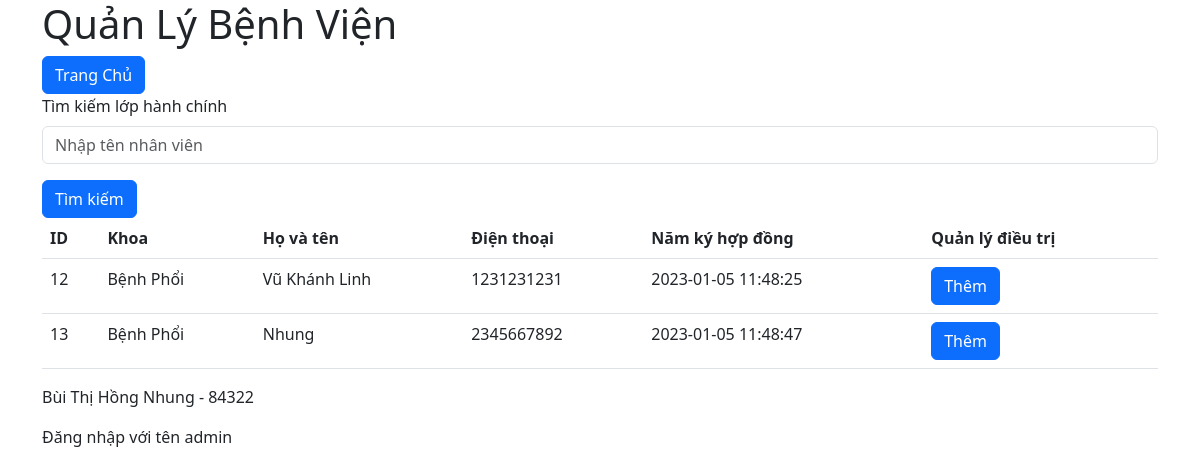
The app's page /dsnhanvien.php (signed in) with its own data.
### tables this page shows
CREATE TABLE `nhanvien` (
  `ID` int(11) NOT NULL,
  `khoa_id` int(11) NOT NULL,
  `hovaten` varchar(255) NOT NULL,
  `dienthoai` varchar(10) NOT NULL,
  `namkyhopdong` datetime NOT NULL
);

CREATE TABLE `khoa` (
  `ID` int(11) NOT NULL,
  `namthanhlap` int(11) NOT NULL,
  `ten` varchar(255) NOT NULL
);

### dsnhanvien.php (the view)
<?php
require_once 'header.php';
require_once 'connect.php';
if (isset($_GET['hovaten'])) {
    $hovaten = $_GET['hovaten'];
    $sql = "SELECT nhanvien.*, khoa.ten FROM nhanvien INNER JOIN khoa ON nhanvien.khoa_id = khoa.id WHERE
    hovaten LIKE '%$hovaten%'";
    $stmt = $pdo->query($sql);
    $items = $stmt->fetchAll(PDO::FETCH_ASSOC);
} else {
    $sql = "SELECT nhanvien.*, khoa.ten FROM nhanvien INNER JOIN khoa ON nhanvien.khoa_id = khoa.id";
$stmt = $pdo->query($sql);
$items = $stmt->fetchAll(PDO::FETCH_ASSOC);
}
?>
<div class="nav">
    <a href="index.php"
       class="btn btn-primary me-3">Trang Chủ</a>
</div>
<form>
    <label class="form-label">Tìm kiếm lớp hành chính</label>
    <input type="text" class="form-control"  name="hovaten" placeholder="Nhập tên nhân viên">
    <input type="submit" value="Tìm kiếm" class="btn btn-primary mt-3">
</form>
<table class="table">
    <thead>
        <tr>
            <th>ID</th>
            <th>Khoa</th>
            <th>Họ và tên</th>
            <th>Điện thoại</th>
            <th>Năm ký hợp đồng</th>
            <th>Quản lý điều trị</th>
        </tr>
    </thead>
    <tbody>
        <?php foreach ($items as $item) { ?>
            <tr>
                <td><?php echo $item['ID'] ?></td>
                <td><?php echo $item['ten'] ?></td>
                <td><?php echo $item['hovaten'] ?></td>
                <td><?php echo $item['dienthoai'] ?></td>
                <td><?php echo $item['namkyhopdong'] ?></td>
                <td>
                    <a href="themdieutri.php?id=<?php echo $item['ID'] ?>" class="btn btn-primary">Thêm</a>
                </td>
            </tr>
        <?php } ?>
    </tbody>
</table>
<?php require_once 'footer.php' ?>

### records on screen
nhanvien: ID "12", khoa.ten "Bệnh Phổi", hovaten "Vũ Khánh Linh", dienthoai "1231231231", namkyhopdong "2023-01-05 11:48:25"
nhanvien: ID "13", khoa.ten "Bệnh Phổi", hovaten "Nhung", dienthoai "2345667892", namkyhopdong "2023-01-05 11:48:47"

### other values on screen
$_SESSION['username'] "admin"
